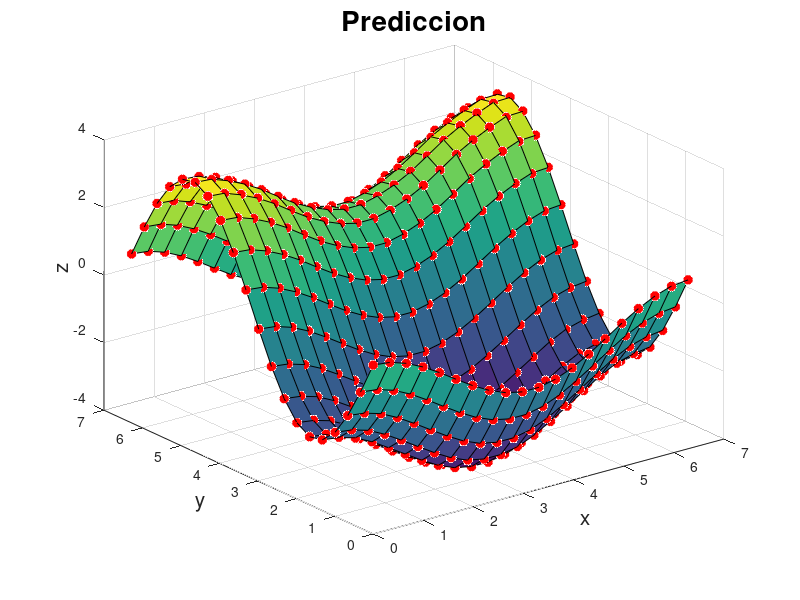

Write MATLAB code to recreate this figure.
%% Ian Mu;oz Nu;ez - RBF (Redes Neuronales de Base Radial)

close all
clear
clc

pkg load statistics

xl = 0; % Limite inferior de la funcion
xu = 2*pi; % Limite superior de la funcion
n = 20; % Numero de elementos

%% Patron de entrada
x = linspace(xl, xu, n);
y = linspace(xl, xu, n);
xy = [x; y];
[X, Y] = meshgrid(x, y);

%% Salida deseada
Z = cos(X) - 3*sin(Y);

figure(1)

plot3(X, Y, Z, 'r*', 'LineWidth', 6, 'MarkerSize', 4)

k = 12; % Numero de nucleos

[~, mu] = kmeans(xy', k); % Distribucion de los nucleos
mu = mu';

sigma = (max(max(mu))-min(min(mu)))/sqrt(2*k); % Desviacion estandar

G = zeros(n,k);
for i= 1:n
    for j= 1:k
        dist = norm(xy(:,i)-mu(:,j),2); % Distancia Euclidiana
        G(i,j) = exp(-(dist^2)/(2*(sigma^2))); % Funcion de Base Radial
    end
end

W = pinv(G) * Z'; % Pesos de la red

zp = G * W; % Prediccion de la red

figure(1)
hold on
grid on

surf(X, Y, zp')

title("Prediccion", 'FontSize', 20)
xlabel('x', 'FontSize', 15)
ylabel('y', 'FontSize', 15)
zlabel('z', 'FontSize', 15)
